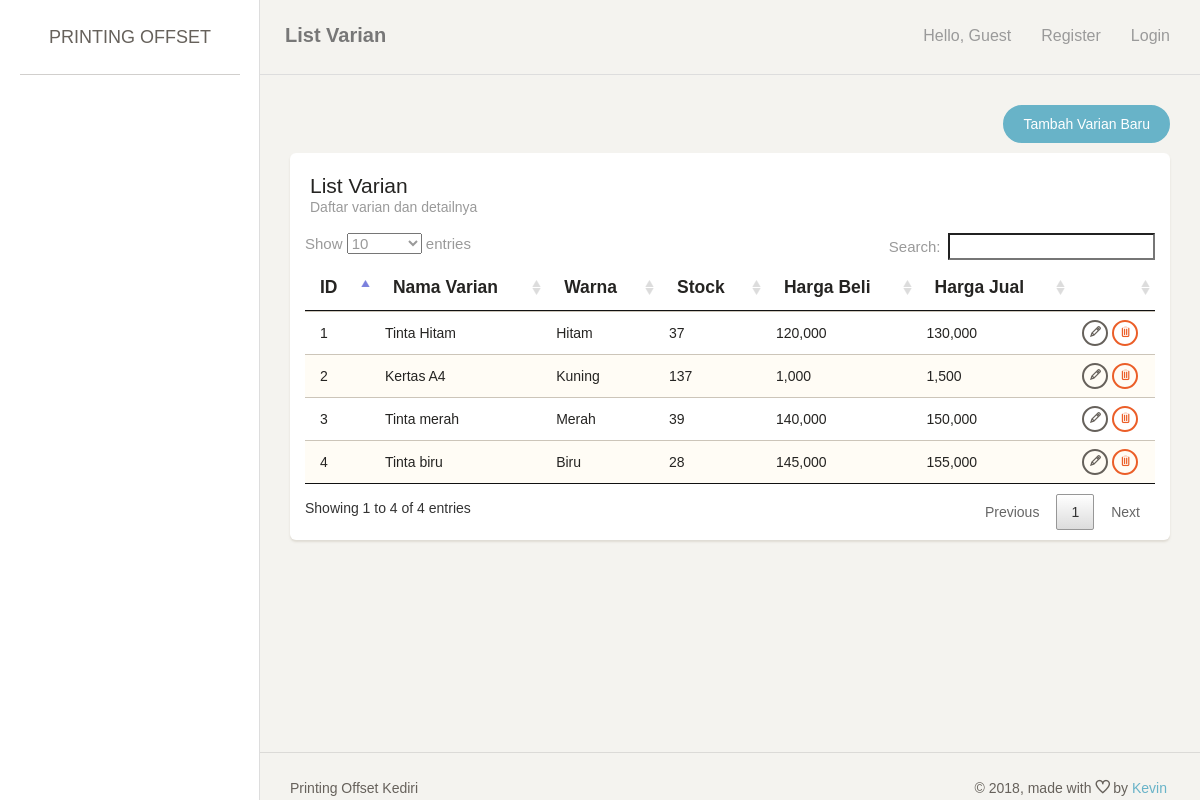
/index.php/barang, run on the app's committed database.
### tables this page shows
CREATE TABLE `varian` (
  `id_varian` int(11) NOT NULL,
  `id_jenis_barang` int(11) NOT NULL,
  `id_ukuran_kertas` int(11) DEFAULT NULL,
  `id_jenis_kertas` int(11) DEFAULT NULL,
  `nama_varian` varchar(255) DEFAULT NULL,
  `jumlah` int(11) DEFAULT NULL,
  `stock_awal` int(11) DEFAULT NULL,
  `stock` int(11) DEFAULT NULL,
  `warna` varchar(255) DEFAULT NULL,
  `harga_beli` int(11) DEFAULT NULL,
  `harga_jual` int(11) DEFAULT NULL,
  `warning` int(11) NOT NULL DEFAULT '100'
);

### application/controllers/Barang.php (called while the page is built, shortened)
<?php
class Barang extends CI_Controller {
	public function index() {
		$this->lst();
	}
	public function lst() {
		if ($_SESSION['printer']['user']['role'] == 0){
			$data['page_title'] = 'List Varian';
			$data['page_note'] = 'Daftar varian dan detailnya';
			$data['row'] = $this->MBarang->getAllWithParent();
			$this->load->view('header', $data);
			$this->load->view('barang_list', $data);
			$this->load->view('footer', $data);
		} else {
			redirect('login');
		}
	}
}

### index.php (called while the page is built, shortened)
<?php
require_once BASEPATH.'core/CodeIgniter.php';

### application/models/Barang_model.php (called while the page is built, shortened)
<?php
class Barang_model extends CI_Model {
	public function getAllWithParent() {
		$this->db->from('varian v, jenis_barang jb, ukuran_kertas uk, jenis_kertas jk');
		$this->db->where('v.id_jenis_barang = jb.id_jenis_barang');
		$this->db->where('v.id_ukuran_kertas = uk.id_ukuran_kertas');
		$this->db->where('v.id_jenis_kertas = jk.id_jenis_kertas');
		$this->db->order_by('v.id_varian', 'asc');
		return $this->db->get()->result_array();
	}
}

### application/views/barang_list.php (the view, shortened to what this page needs)
<div class="content">
    <div class="container-fluid">
        <div class="row">
            <div class="col-md-12">
                <div align="right" style="margin-bottom: 10px;">
                    <a href="<?= site_url('barang/add'); ?>" class="btn btn-info btn-fill btn-wd" >Tambah Varian Baru</a>
                </div>
                <div class="card">
                    <div class="header">
                        <h4 class="title"><?= $page_title; ?></h4>
                        <p class="category"><?= $page_note; ?></p>
                    </div>
                    <div class="content table-responsive">
                        <table id="myTable" class="table table-striped">
                            <thead><tr>
                                <th>ID</th>
                                <th>Nama Varian</th>
                                <th>Warna</th>
                                <th>Stock</th>
                                <th>Harga Beli</th>
                                <th>Harga Jual</th>
                                <th></th>
                            </tr></thead>
                            <tbody>
                                <?php foreach ($row as $key => $value) {
                                    ?>
                                    <tr>
                                        <td><?= $value['id_varian']; ?></td>
                                        <td><?= $value['nama_varian']; ?></td>
                                        <td><?= $value['warna']; ?></td>
                                        <td><?= $value['stock']; ?></td>
                                        <td><?= number_format($value['harga_beli']); ?></td>
                                        <td><?= number_format($value['harga_jual']); ?></td>
                                        <td align="center">
                                            <a href="<?= site_url('barang/edit/'.$value['id_varian']); ?>" class="btn btn-waning btn-xs"><span class="ti-pencil" title="Edit"></span></a>
                                            <a href="<?= site_url('barang/delete/'.$value['id_varian']); ?>" class="btn btn-danger btn-xs"><span class="ti-trash" title="Delete"></span></a>
                                        </td>
                                    </tr>
                                    <?php
                                } ?>
                            </tbody>
                        </table>
                    </div>
                </div>
            </div>
        </div>
    </div>
</div>

### data on the page
varian: id_varian "1", nama_varian "Tinta Hitam", warna "Hitam", stock "37", harga_beli "120,000", harga_jual "130,000"
varian: id_varian "2", nama_varian "Kertas A4", warna "Kuning", stock "137", harga_beli "1,000", harga_jual "1,500"
varian: id_varian "3", nama_varian "Tinta merah", warna "Merah", stock "39", harga_beli "140,000", harga_jual "150,000"
varian: id_varian "4", nama_varian "Tinta biru", warna "Biru", stock "28", harga_beli "145,000", harga_jual "155,000"

### other printed values
$page_title "List Varian"
$page_note "Daftar varian dan detailnya"
